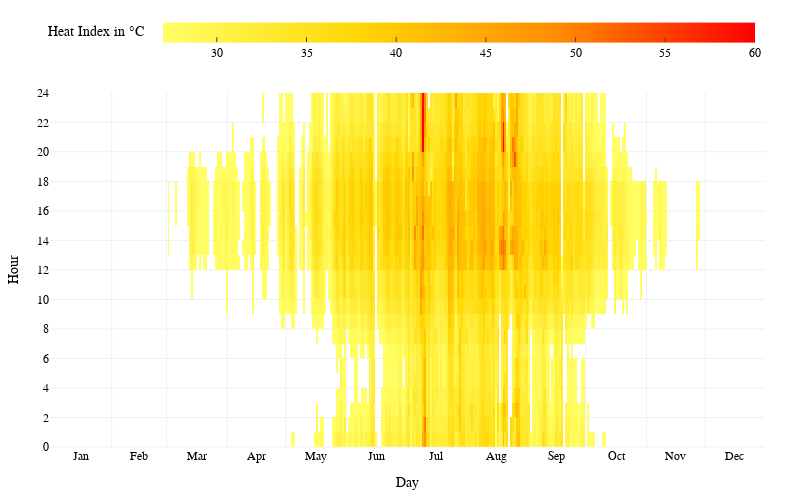

Notebook source saved alongside this figure:
### Code cell
from pythermalcomfort.charts import heatmap

heatmap(df=weather_data, var="HI", global_local="global", si_ip="si")

### Figure 1 — Plotly figure (JSON) as saved in the notebook; plotly's stock layout.template omitted (floating-point values rounded to 4 significant figures; data arrays with more than 128 entries replaced by an {"elided": "..."} marker saying what was removed)
{"data": [{"colorbar": {"orientation": "h", "thickness": 20, "ticklabelposition": "outside top", "ticks": "inside", "title": {"side": "right", "text": "Heat Index in °C "}, "x": 0, "xanchor": "left", "xref": "paper", "y": 0.85, "yanchor": "bottom", "yref": "container"}, "colorscale": [[0, "#FFFF65"], [0.3333, "#FFD602"], [0.6667, "#FF8C00"], [1, "#FF0000"]], "customdata": {"elided": "8760x4 mixed values"}, "hovertemplate": "<b>HI: %{z:.2f} °C</b><br>Month: %{customdata[0]}<br>Day: %{customdata[1]}<br>Hour: %{customdata[2]}-%{customdata[3]}<br>", "name": "", "type": "heatmap", "x": {"elided": "8760 str values"}, "y": {"elided": "8760 float values"}, "z": {"elided": "8760 float values"}, "zmax": 60, "zmin": 27}], "layout": {"height": 500, "margin": {"b": 20, "l": 35, "r": 35, "t": 45}, "width": 800, "xaxis": {"dtick": "M1", "mirror": true, "tickformat": "%b", "ticklabelmode": "period", "title": {"text": "Day"}, "zeroline": false}, "yaxis": {"dtick": 2, "mirror": true, "range": [0, 24], "title": {"text": "Hour"}, "zerolinewidth": 1}}}
